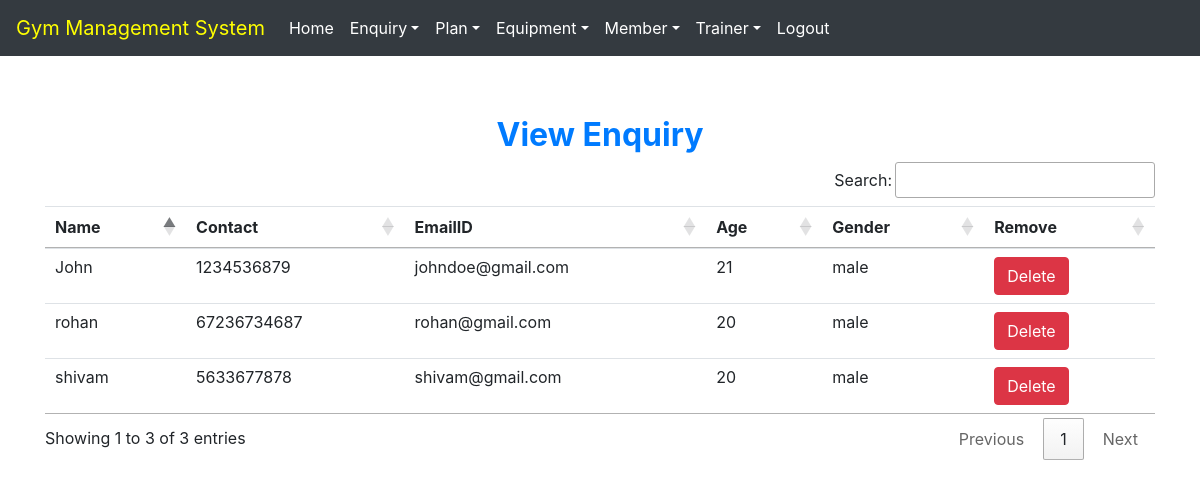
The page /view_enquiry (signed in) on the database its author committed.
### gym/models.py (models this page shows, shortened)
class Enquiry(models.Model):
    name = models.CharField(max_length=100)
    contact = models.CharField(max_length=10)
    emailid = models.CharField(max_length=50)
    age = models.CharField(max_length=10)
    gender = models.CharField(max_length=10)

### gym/views.py (the view)
# urls.py: path('view_enquiry', View_Enquiry, name='view_enquiry'),
def View_Enquiry(request):
    if not request.user.is_staff:
        return redirect('login')
    enq = Enquiry.objects.all()
    d = {'enq': enq}
    return render(request, "view_enquiry.html", d)

### gym/templates/view_enquiry.html (shortened to what this page needs)
{% extends 'navigationbar.html' %}
{% block body %}
<div class="container" style="margin-top:60px">
    <h2 class="text-center text-primary font-weight-bold">View Enquiry</h2>
    <table id="example" class="table table-hover">
        <thead>
        <tr>
            <th>Name</th>
            <th>Contact</th>
            <th>EmailID</th>
            <th>Age</th>
            <th>Gender</th>
            <th>Remove</th>
        </tr>
        </thead>
        <tbody>
        {% for i in enq %}
        <tr>
            <td>{{i.name}}</td>
            <td>{{i.contact}}</td>
            <td>{{i.emailid}}</td>
            <td>{{i.age}}</td>
            <td>{{i.gender}}</td>
            <td><a class="btn btn-danger" href="{% url 'delete_enquiry' i.id %}" onclick="return confirm('Are you sure to delete?')">Delete</a> </td>
        </tr>
        {% endfor %}
    </table>
</div>
{% endblock %}

### rows shown on the page
Enquiry: name "John", contact "1234536879", emailid "johndoe@gmail.com", age "21", gender "male"
Enquiry: name "rohan", contact "67236734687", emailid "rohan@gmail.com", age "20", gender "male"
Enquiry: name "shivam", contact "5633677878", emailid "shivam@gmail.com", age "20", gender "male"
